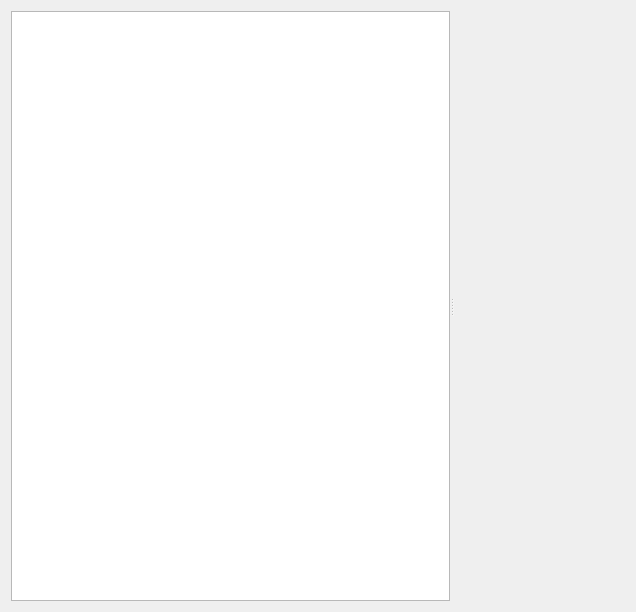
<?xml version="1.0" encoding="UTF-8"?>
<ui version="4.0">
 <class>Agenda::Internal::AgendaUserViewer</class>
 <widget class="QWidget" name="Agenda::Internal::AgendaUserViewer">
  <property name="geometry">
   <rect>
    <x>0</x>
    <y>0</y>
    <width>636</width>
    <height>612</height>
   </rect>
  </property>
  <property name="windowTitle">
   <string>Form</string>
  </property>
  <layout class="QGridLayout" name="gridLayout">
   <item row="0" column="0">
    <widget class="Utils::MiniSplitter" name="splitter">
     <property name="orientation">
      <enum>Qt::Horizontal</enum>
     </property>
     <widget class="QWidget" name="verticalLayoutWidget">
      <layout class="QVBoxLayout" name="verticalLayout">
       <item>
        <widget class="QListView" name="listView"/>
       </item>
      </layout>
     </widget>
     <widget class="Agenda::UserCalendarEditorWidget" name="editor" native="true"/>
    </widget>
   </item>
  </layout>
 </widget>
 <customwidgets>
  <customwidget>
   <class>Agenda::UserCalendarEditorWidget</class>
   <extends>QWidget</extends>
   <header location="global">agendaplugin/usercalendareditor.h</header>
   <container>1</container>
  </customwidget>
  <customwidget>
   <class>Utils::MiniSplitter</class>
   <extends>QSplitter</extends>
   <header location="global">utils/widgets/minisplitter.h</header>
   <container>1</container>
  </customwidget>
 </customwidgets>
 <resources/>
 <connections/>
</ui>
